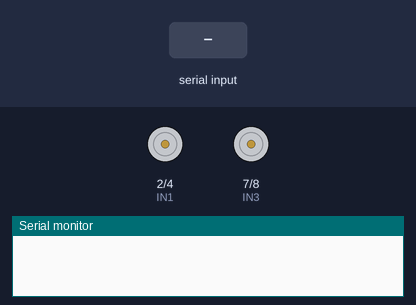
Bench run of a sketch on a simulated Arduino Uno, built with avr-gcc and run on an emulated ATmega328P. Shown: motor-driver pin pairs drawn as motors (green arrow = first pin HIGH = forward, orange = second pin HIGH = backward, longer = more drive, scaled by the enable pin), the last lines printed to the serial monitor. The test bench sets the inputs (shaded band).

Above: at 1.2 s.
1.3 s: "1" received over Serial
At 1.8 s:
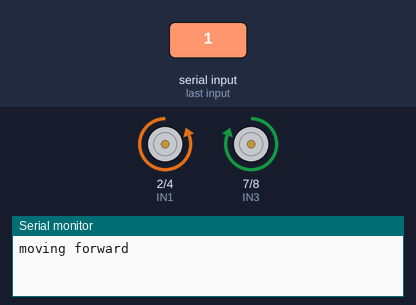
2.8 s: "0" received over Serial
At 4.0 s:
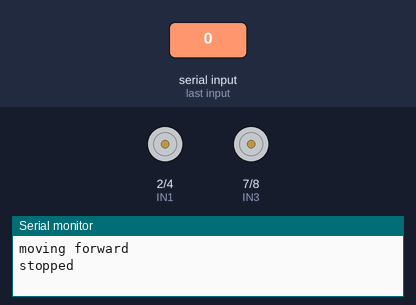
4.3 s: "2" received over Serial
At 5.4 s:
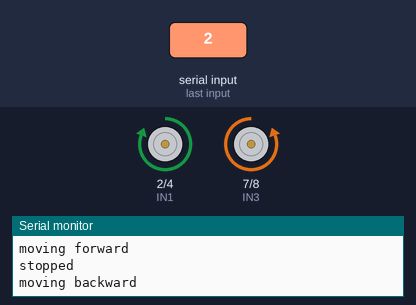
5.8 s: "0" received over Serial
At 6.6 s:
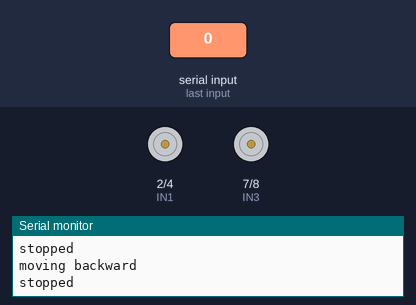
Timing chart, 0 to 8.3 s (numbered marks = the images above; inputs shaded):
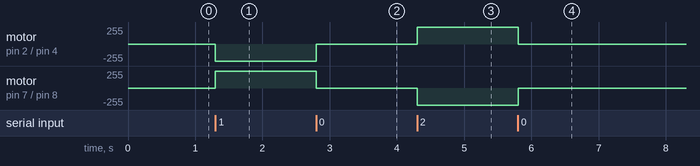

Measured:
- after the input at 1.3 s, motor on pin 2 (IN1) / pin 4 (IN2): stopped → backward 255/255 at once; motor on pin 7 (IN3) / pin 8 (IN4): stopped → forward 255/255 at once
- after the input at 2.8 s, motor on pin 2 (IN1) / pin 4 (IN2): backward 255/255 → stopped at once; motor on pin 7 (IN3) / pin 8 (IN4): forward 255/255 → stopped at once
- after the input at 4.3 s, motor on pin 2 (IN1) / pin 4 (IN2): stopped → forward 255/255 at once; motor on pin 7 (IN3) / pin 8 (IN4): stopped → backward 255/255 at once
- after the input at 5.8 s, motor on pin 2 (IN1) / pin 4 (IN2): forward 255/255 → stopped at once; motor on pin 7 (IN3) / pin 8 (IN4): backward 255/255 → stopped at once

The sketch:

Bluetooth-controlled-car.ino
```cpp
/*  L298N_Dual_H_Bridge

  This program controls 2 separate DC motors using the L298N
  H Bridge Chip.


           THE SUBROUTINES WORK AS FOLLOWS

  motorA(mode, speed)
  % replace A with B to control motor B %

  mode is a number 0 -> 3 that determines what the motor
  will do.
  0 = coast/disable the H bridge
  1 = turn motor clockwise
  2 = turn motor counter clockwise
  3 = brake motor

  speed is a number 0 -> 100 that represents percentage of
  motor speed.
  0 = off
  50 = 50% of full motor speed
  100 = 100% of full motor speed

  EXAMPLE
  Say you need to have motor A turn clockwise at 33% of its
  full speed.  The subroutine call would be the following...

  motorA(1, 33);

  Created by
  Iain Portalupi http://www.youtube.com/iainportalupi
  1/2/2014

  This code is in the public domain.
*/

#define ENA 12  //enable A on pin 5 (needs to be a pwm pin)
#define ENB 11  //enable B on pin 3 (needs to be a pwm pin)
#define IN1 2  //IN1 on pin 2 conrtols one side of bridge A
#define IN2 4  //IN2 on pin 4 controls other side of A
#define IN3 7  //IN3 on pin 6 conrtols one side of bridge B
#define IN4 8  //IN4 on pin 7 controls other side of B

#define delay_duration 1000

int ledPin = 13;
int state = 0;
int flag = 0;


void setup()
{
  //set all of the outputs
  pinMode(ENA, OUTPUT);
  pinMode(ENB, OUTPUT);
  pinMode(IN1, OUTPUT);
  pinMode(IN2, OUTPUT);
  pinMode(IN3, OUTPUT);
  pinMode(IN4, OUTPUT);

  Serial.begin(9600); // Default connection rate for my BT module

}

void loop()
{

  int power = map(2, 0, 100, 0, 255);


  if (Serial.available() > 0) {
    state = Serial.read();
    flag = 0;
  }

  if (state == '0') {
    digitalWrite(ledPin, LOW);
    digitalWrite(12, LOW);
    if (flag == 0) {

      Serial.println("stopped");
      digitalWrite(ENB, LOW);
      digitalWrite(ENA, LOW);

      flag = 1;
    }
  }

  else if (state == '1') {
    digitalWrite(ledPin, HIGH);
    digitalWrite(12, HIGH);
    if (flag == 0) {
      Serial.println("moving forward");
      digitalWrite (13, LOW);
      flag = 1;

      //go forward
      digitalWrite(IN1, LOW);
      digitalWrite(IN2, HIGH);
      analogWrite(ENA, power);
      digitalWrite(ENA, HIGH);

      digitalWrite(IN4, LOW);
      digitalWrite(IN3, HIGH);
      analogWrite(ENB, power);
      digitalWrite(ENB, HIGH);

    }
  }

  else if (state == '2') {
    digitalWrite(ledPin, HIGH);
    digitalWrite(12, HIGH);
    if (flag == 0) {
      Serial.println("moving backward");
      digitalWrite (13, HIGH);
      flag = 1;

      //go back
      digitalWrite(IN1, HIGH);
      digitalWrite(IN2, LOW);
      analogWrite(ENA, power);
      digitalWrite(ENA, HIGH);

      digitalWrite(IN4, HIGH);
      digitalWrite(IN3, LOW);
      analogWrite(ENB, power);
      digitalWrite(ENB, HIGH);

    }
  }

  delay(100);

}

//******************   Motor A control   *******************
void motorA(int mode, int percent)
{

  //change the percentage range of 0 -> 100 into the PWM
  //range of 0 -> 255 using the map function
  int duty = map(percent, 0, 100, 0, 255);

  switch (mode)
  {
    case 0:  //disable/coast
      digitalWrite(ENA, LOW);  //set enable low to disable A
      break;

    case 1:  //turn clockwise
      //setting IN1 high connects motor lead 1 to +voltage
      digitalWrite(IN1, HIGH);

      //setting IN2 low connects motor lead 2 to ground
      digitalWrite(IN2, LOW);

      //use pwm to control motor speed through enable pin
      analogWrite(ENA, duty);

      break;

    case 2:  //turn counter-clockwise
      //setting IN1 low connects motor lead 1 to ground
      digitalWrite(IN1, LOW);

      //setting IN2 high connects motor lead 2 to +voltage
      digitalWrite(IN2, HIGH);

      //use pwm to control motor speed through enable pin
      analogWrite(ENA, duty);

      break;

    case 3:  //brake motor
      //setting IN1 low connects motor lead 1 to ground
      digitalWrite(IN1, LOW);

      //setting IN2 high connects motor lead 2 to ground
      digitalWrite(IN2, LOW);

      //use pwm to control motor braking power
      //through enable pin
      analogWrite(ENA, duty);

      break;
  }
}
//**********************************************************


//******************   Motor B control   *******************
void motorB(int mode, int percent)
{

  //change the percentage range of 0 -> 100 into the PWM
  //range of 0 -> 255 using the map function
  int duty = map(percent, 0, 100, 0, 255);

  switch (mode)
  {
    case 0:  //disable/coast
      digitalWrite(ENB, LOW);  //set enable low to disable B
      break;

    case 1:  //turn clockwise
      //setting IN3 high connects motor lead 1 to +voltage
      digitalWrite(IN3, HIGH);

      //setting IN4 low connects motor lead 2 to ground
      digitalWrite(IN4, LOW);

      //use pwm to control motor speed through enable pin
      analogWrite(ENB, duty);

      break;

    case 2:  //turn counter-clockwise
      //setting IN3 low connects motor lead 1 to ground
      digitalWrite(IN3, LOW);

      //setting IN4 high connects motor lead 2 to +voltage
      digitalWrite(IN4, HIGH);

      //use pwm to control motor speed through enable pin
      analogWrite(ENB, duty);

      break;

    case 3:  //brake motor
      //setting IN3 low connects motor lead 1 to ground
      digitalWrite(IN3, LOW);

      //setting IN4 high connects motor lead 2 to ground
      digitalWrite(IN4, LOW);

      //use pwm to control motor braking power
      //through enable pin
      analogWrite(ENB, duty);

      break;
  }
}
//**********************************************************
```
